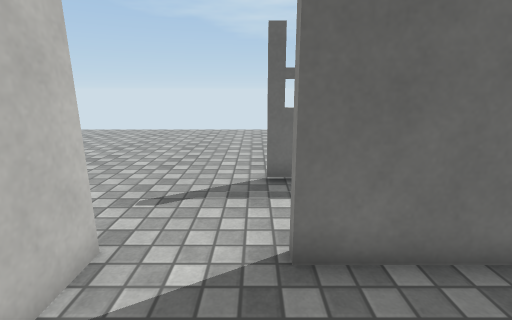
[1] (above)

15 first-person views from a walk through a 3-D level made in the Unity game engine. The camera is 1.3 m above the floor, tilts 14° down and sees 85° across. Doors are open. The floor is counted in squares, 0.5 m on a side. Each view is taken from the middle of a square. On the plan, view 1 faces up. The plan holds only what a view shows up to about 19 squares ahead; the rest is blank. The player is left out. Surface patterns are stand-ins for the level's own textures.

[2]
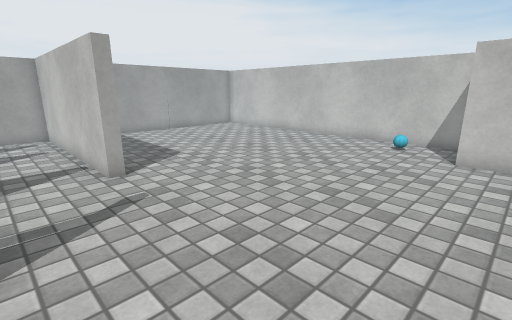

[3]
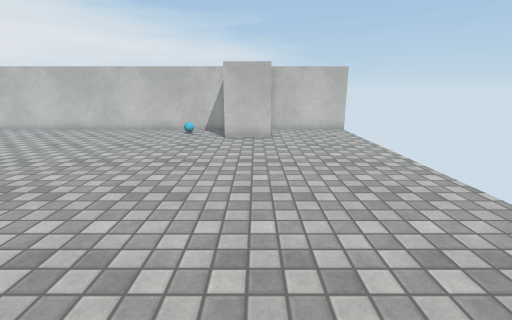

[4]
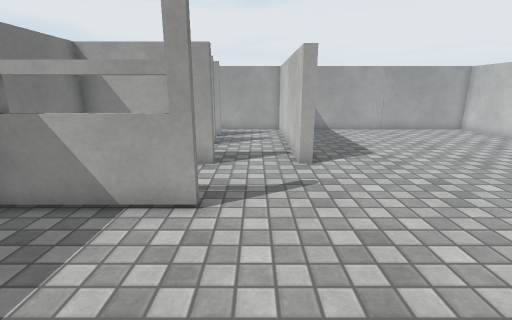

[5]
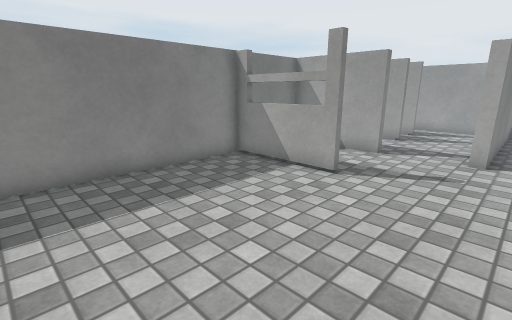

[6]
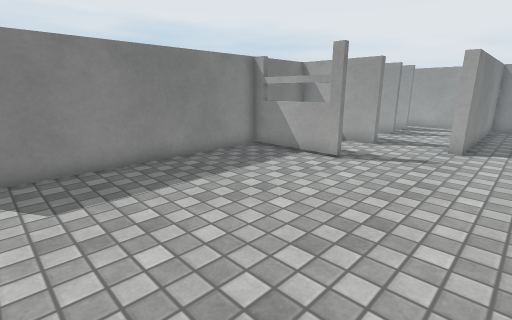

[7]
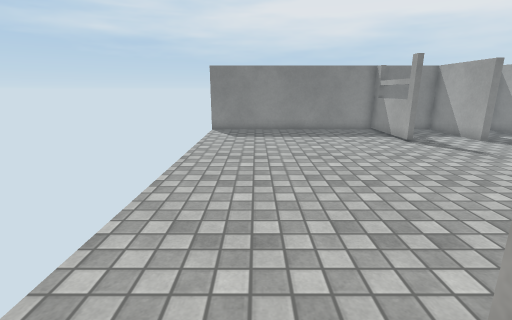

[8]
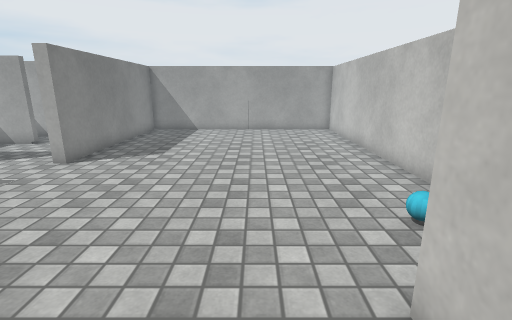

[9]
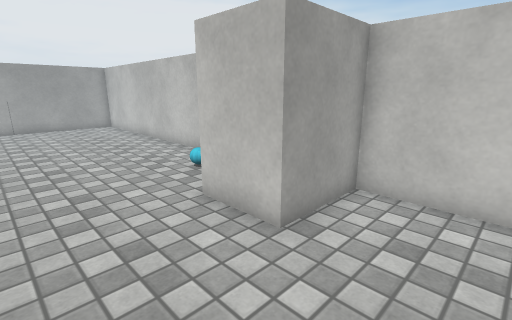

[10]
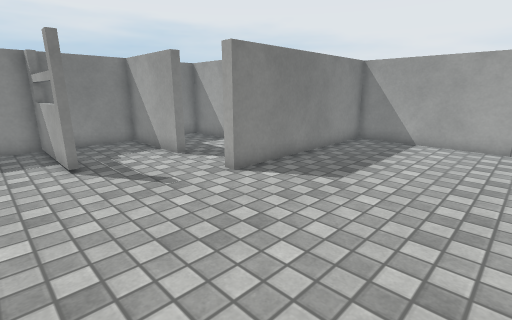

[11]
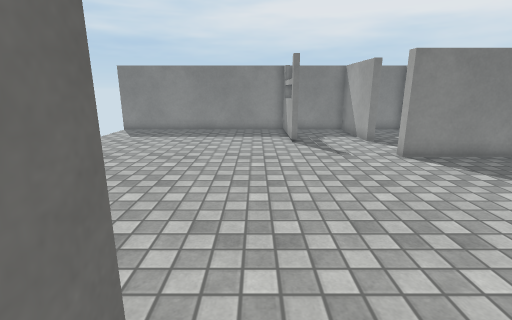

[12]
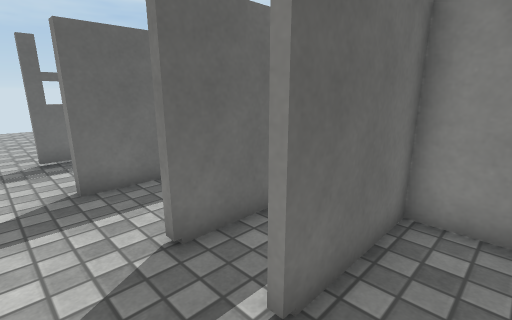

[13]
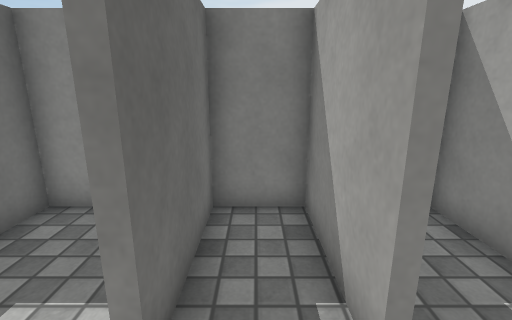

[14]
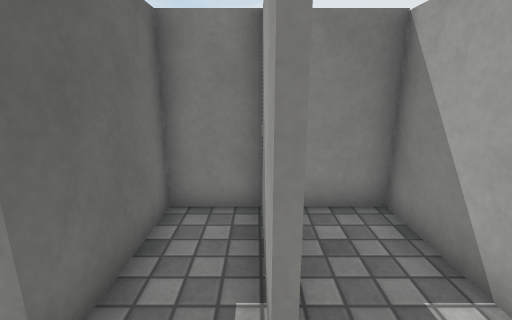

[15]
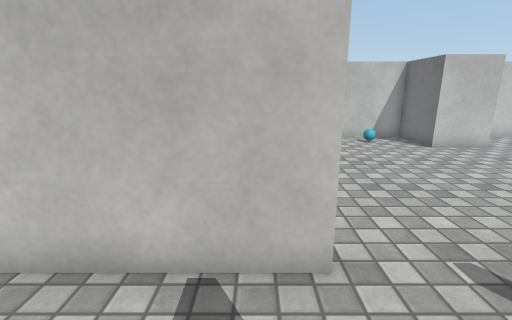

### Floor plan
Points are (right, up) in squares from view 1. A wall is a line through its corners. A room is listed if a view was taken in it or the views show most of it. See-through windows are left out.
Room 1 (views 1, 13, 14)
walls: (1, -2.1) (5, -2.1) (5, 0) (1, 0) (1, 0.3); (-2.6, 0.5) (-2.6, -2.5)
ways out: opening at (-0.5, -2) to room 3; opening at (-0.5, 0) to room 4
Room 2 (views 2, 3, 4, 5, 6, 7, 8, 9, 10, 11)
walls: (1.4, 7.9) (0.3, 7.9) (0.3, 8.2) (5, 8.2) (5, 19); (0.6, 4.2) (5, 4.2) (5, 7.9); (-15, 19.1) (-15, 13.8) (-11.8, 13.8) (-11.8, 11.2) (-15, 11.2) (-15, -5) (-3.1, -5) (-3.1, 4.2) (-2.6, 4.2)
ways out: open door at (-1, 4) to room 4
objects: cyan ball (-13, 9)
Room 3 (view 12)
walls: (-2.6, -2.5) (-2.6, -5) (5, -5) (5, -2.4) (1, -2.4)
ways out: opening at (-0.5, -2) to room 1
Room 4 (view 15)
walls: (1, 0.3) (5, 0.3) (5, 3.8) (0.6, 3.8); (-2.6, 4.2) (-2.6, 0.5)
ways out: opening at (-0.5, 0) to room 1; open door at (-1, 4) to room 2

Where each view was taken, in squares from view 1:
view 1: 0 up, 0 right, facing up
view 2: 13 up, 0 right, facing down-left
view 3: 13 up, 4 right, facing left
view 4: 14 up, 1 left, facing down
view 5: 16 up, 4 left, facing down-right
view 6: 18 up, 5 left, facing down-right
view 7: 16 up, 14 left, facing right
view 8: 14 up, 10 left, facing down
view 9: 17 up, 8 left, facing down-left
view 10: 10 up, 10 left, facing down-right
view 11: 10 up, 14 left, facing right
view 12: 4 down, 1 left, facing up-right
view 13: 1 down, 1 left, facing right
view 14: 2 down, 1 left, facing right
view 15: 3 up, 1 right, facing left
